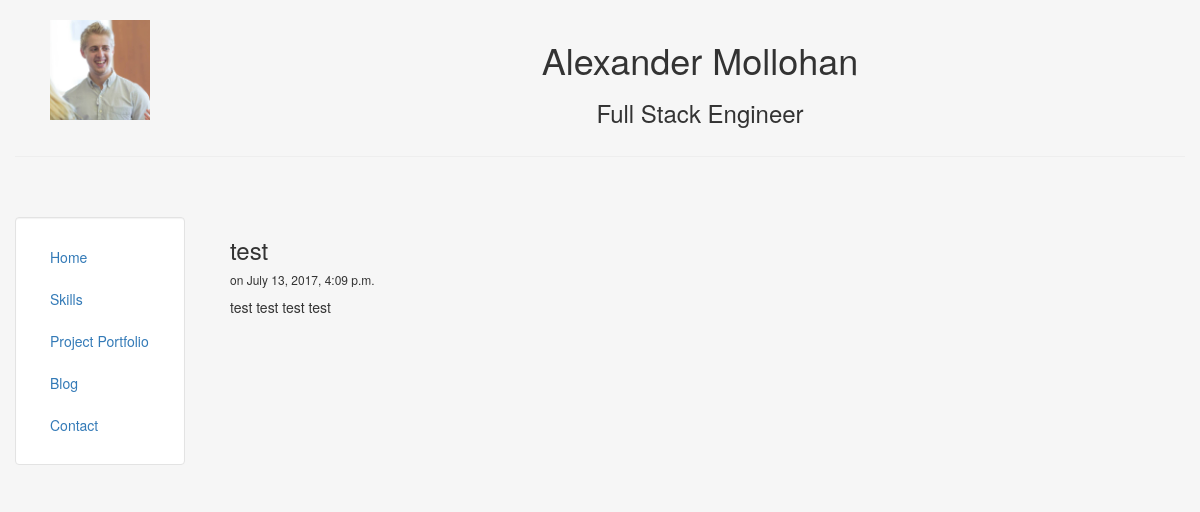
The page /blog/1 on the database its author committed.
### blog/models.py (models this page shows, shortened)
class Post(models.Model):
    title = models.CharField(max_length = 140)
    body = models.TextField()
    date = models.DateTimeField()

### blog/templates/blog/post.html
{%extends 'personal/header.html'%}
{%block content%}
<h3>{{post.title}}</h3>
<h6>on {{post.date}}</h6>
{{post.body|safe|linebreaks}}
{%endblock%}

### personal/templates/personal/header.html (style rules this page uses)
html, body { height:100% }

### rows shown on the page
Post: title "test", date "July 13, 2017, 4:09 p.m.", body "test test test test"
